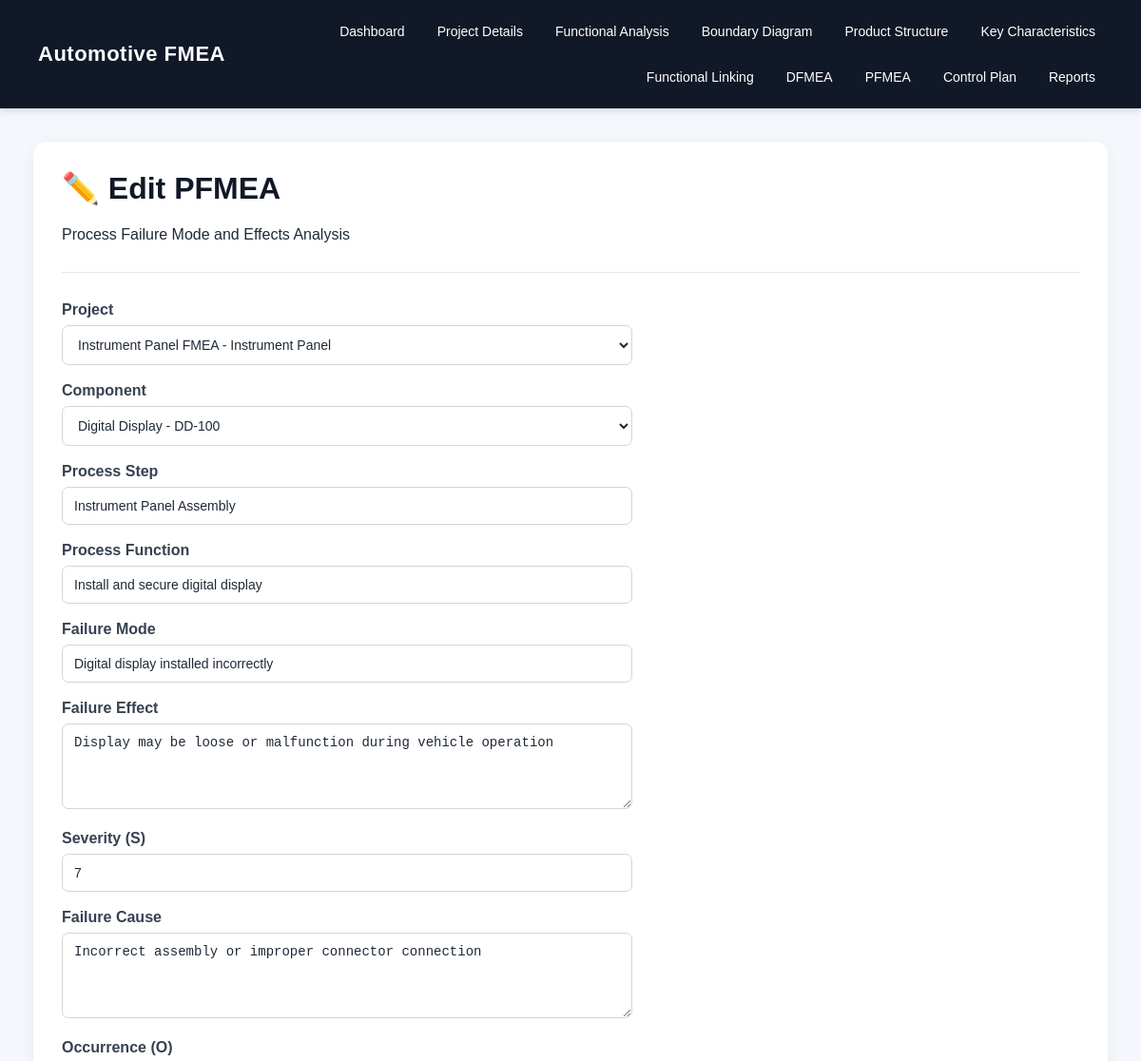
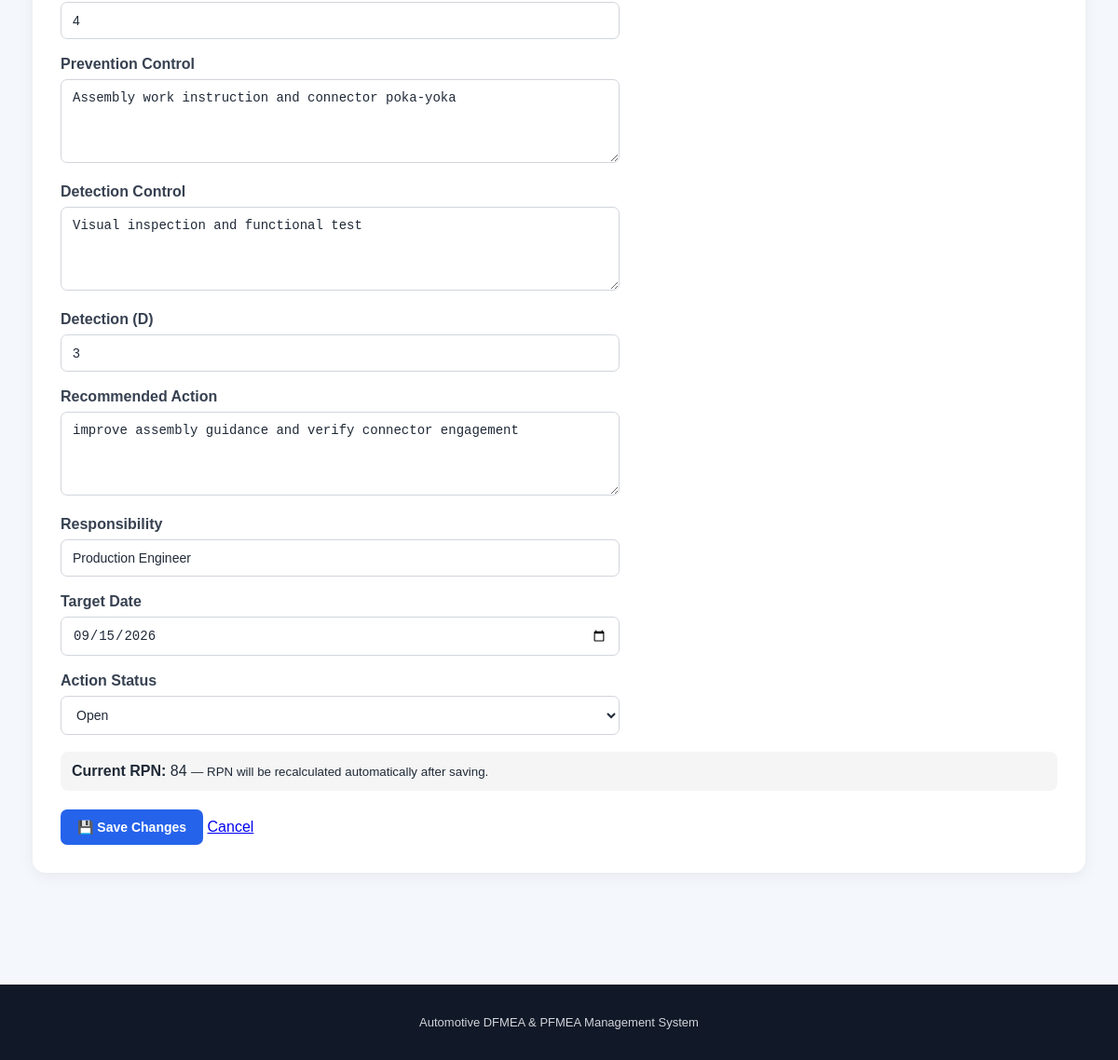
The app's page /pfmea/edit/1 (signed in) with its own data (2 pictures, top to bottom).
### tables this page shows
CREATE TABLE pfmea (
            id INTEGER PRIMARY KEY AUTOINCREMENT,
            project_id INTEGER,
            component_id INTEGER,
            process_step TEXT,
            process_function TEXT,
            failure_mode TEXT,
            failure_effect TEXT,
            severity INTEGER,
            cause TEXT,
            occurrence INTEGER,
            prevention_control TEXT,
            detection_control TEXT,
            detection INTEGER,
            rpn INTEGER,
            recommended_action TEXT,
            responsibility TEXT,
            target_date TEXT,
            action_status TEXT,
            FOREIGN KEY (project_id) REFERENCES projects(id),
            FOREIGN KEY (component_id) REFERENCES product_structure(id)
        );

CREATE TABLE projects (
            id INTEGER PRIMARY KEY AUTOINCREMENT,
            project_name TEXT NOT NULL,
            product_name TEXT,
            customer TEXT,
            project_number TEXT,
            created_date TEXT
        , oem_name TEXT DEFAULT 'Generic', compliance_mode TEXT DEFAULT 'AIAG-VDA 2019');

CREATE TABLE product_structure (
            id INTEGER PRIMARY KEY AUTOINCREMENT,
            project_id INTEGER NOT NULL,
            parent_id INTEGER,
            component_name TEXT NOT NULL,
            component_type TEXT,
            label TEXT,
            part_number TEXT,
            level INTEGER DEFAULT 0,
            description TEXT,
            FOREIGN KEY (project_id) REFERENCES projects(id),
            FOREIGN KEY (parent_id) REFERENCES product_structure(id)
        );

### app.py (the view, shortened to what this page needs)
@app.route("/pfmea/edit/<int:record_id>", methods=["GET", "POST"])
def edit_pfmea(record_id):
    conn = get_db()
    record = conn.execute("""
        SELECT *
        FROM pfmea
        WHERE id = ?
    """, (record_id,)).fetchone()
    if record is None:
        conn.close()
        return "PFMEA record not found", 404
    projects = conn.execute("""
        SELECT
            id,
            project_name,
            product_name
        FROM projects
        ORDER BY id DESC
    """).fetchall()
    components = conn.execute("""
        SELECT
            id,
            component_name,
            component_type,
            part_number,
            level
        FROM product_structure
        WHERE project_id = ?
        ORDER BY level, id
    """, (
        record["project_id"],
    )).fetchall()
    conn.close()
    return render_template(
        "edit_pfmea.html",
        record=record,
        projects=projects,
        components=components
    )

### app.py (called while the page is built)
def get_db():
    os.makedirs("database", exist_ok=True)
    conn = sqlite3.connect(DATABASE)
    conn.row_factory = sqlite3.Row
    return conn

@app.before_request
def require_login():
    if request.endpoint in {"login", "static"}:
        return
    if "user_id" not in session:
        return redirect(url_for("login"))

### templates/edit_pfmea.html (shortened to what this page needs)
{% extends "base.html" %}
{% block content %}
<div class="container">
    <h1>✏️ Edit PFMEA</h1>
    <p>Process Failure Mode and Effects Analysis</p>
    <hr>
    <form method="POST">
        <label><b>Project</b></label>
        <select name="project_id" required>
            {% for project in projects %}
            <option value="{{ project['id'] }}"
                {% if record['project_id']|string == project['id']|string %}
                    selected
                {% endif %}>
                {{ project['project_name'] }}
                {% if project['product_name'] %}
                    - {{ project['product_name'] }}
                {% endif %}
            </option>
            {% endfor %}
        </select>
        <br><br>
        <label><b>Component</b></label>
        <select name="component_id">
            {% for component in components %}
            <option value="{{ component['id'] }}"
                {% if record['component_id']|string == component['id']|string %}
                    selected
                {% endif %}>
                {{ component['component_name'] }}
                {% if component['part_number'] %}
                    - {{ component['part_number'] }}
                {% endif %}
            </option>
            {% endfor %}
        </select>
        <br><br>
        <label><b>Process Step</b></label>
        <input
            type="text"
            name="process_step"
            value="{{ record['process_step'] or '' }}"
            required
        >
        <br><br>
        <label><b>Process Function</b></label>
        <input
            type="text"
            name="process_function"
            value="{{ record['process_function'] or '' }}"
        >
        <br><br>
        <label><b>Failure Mode</b></label>
        <input
            type="text"
            name="failure_mode"
            value="{{ record['failure_mode'] or '' }}"
            required
        >
        <br><br>
        <label><b>Failure Effect</b></label>
        <textarea
            name="failure_effect"
            rows="3"
            required
        >{{ record['failure_effect'] or '' }}</textarea>
        <br><br>
        <label><b>Severity (S)</b></label>
        <input
            type="number"
            name="severity"
            min="1"
            max="10"
            value="{{ record['severity'] or 1 }}"
            required
        >
        <br><br>
        <label><b>Failure Cause</b></label>
        <textarea
            name="cause"
            rows="3"
        >{{ record['cause'] or '' }}</textarea>
        <br><br>
        <label><b>Occurrence (O)</b></label>
        <input
            type="number"
            name="occurrence"
            min="1"
            max="10"
            value="{{ record['occurrence'] or 1 }}"
            required
        >
        <br><br>
        <label><b>Prevention Control</b></label>
        <textarea
            name="prevention_control"
            rows="3"
        >{{ record['prevention_control'] or '' }}</textarea>
        <br><br>
        <label><b>Detection Control</b></label>
        <textarea
            name="detection_control"
            rows="3"
        >{{ record['detection_control'] or '' }}</textarea>
        <br><br>
        <label><b>Detection (D)</b></label>
        <input
            type="number"
            name="detection"
            min="1"
            max="10"
            value="{{ record['detection'] or 1 }}"
            required
        >
        <br><br>
        <label><b>Recommended Action</b></label>
        <textarea
            name="recommended_action"
            rows="3"
        >{{ record['recommended_action'] or '' }}</textarea>
        <br><br>
        <label><b>Responsibility</b></label>
        <input
            type="text"
            name="responsibility"
            value="{{ record['responsibility'] or '' }}"
        >
        <br><br>
        <label><b>Target Date</b></label>
        <input
            type="date"
            name="target_date"
            value="{{ record['target_date'] or '' }}"
        >
        <br><br>
        <label><b>Action Status</b></label>
        <select name="action_status">
            <option value="Open"
                {% if record['action_status'] == 'Open' %}
                    selected
                {% endif %}>
                Open
            </option>
        </select>
        <br><br>
        <div style="
            padding: 12px;
            background: #f5f5f5;
            border-radius: 8px;
            margin-bottom: 20px;
        ">
            <b>Current RPN:</b>
            {{ record['rpn'] or 0 }}
            <small>
                — RPN will be recalculated automatically after saving.
            </small>
        </div>
        <button type="submit">
            💾 Save Changes
        </button>
        <a
            href="{{ url_for('pfmea', project_id=record['project_id']) }}"
            class="edit-btn"
        >
            Cancel
        </a>
    </form>
</div>
{% endblock %}

### static/css/style.css (style rules this page uses)
* { box-sizing: border-box; }
body { margin: 0; font-family: Arial, Helvetica, sans-serif; background: #f4f7fb; color: #1f2937; }
.primary-btn, button { display: inline-block; background: #2563eb; color: white; border: none; padding: 11px 18px; border-radius: 7px; cursor: pointer; text-decoration: none; font-size: 14px; font-weight: 600; transition: background 0.2s, transform 0.15s; }
.container { max-width: 1250px; margin: auto; background: white; padding: 30px; border-radius: 14px; box-shadow: 0 4px 15px rgba(0, 0, 0, 0.06); overflow-x: auto; }
.container h1 { margin-top: 0; color: #111827; }
form { margin-top: 15px; }
label { display: block; margin-bottom: 7px; color: #374151; font-weight: 500; }
input, select, textarea { width: 100%; max-width: 600px; padding: 11px 12px; border: 1px solid #d1d5db; border-radius: 7px; font-size: 14px; background: white; color: #1f2937; }
textarea { resize: vertical; min-height: 90px; }
input::placeholder, textarea::placeholder { color: #9ca3af; }
a { transition: color 0.2s; }
hr { border: none; border-top: 1px solid #e5e7eb; margin: 30px 0; }

### records on screen
pfmea: project_id "Instrument Panel FMEA - Instrument Panel", component_id "Digital Display - DD-100", process_step "Instrument Panel Assembly", process_function "Install and secure digital display", failure_mode "Digital display installed incorrectly", failure_effect "Display may be loose or malfunction during vehicle operation", severity "7", cause "Incorrect assembly or improper connector connection", occurrence "4", prevention_control "Assembly work instruction and connector poka-yoka", detection_control "Visual inspection and functional test", detection "3", recommended_action "improve assembly guidance and verify connector engagement", responsibility "Production Engineer", target_date "09/15/2026", action_status "Open", rpn "84"
